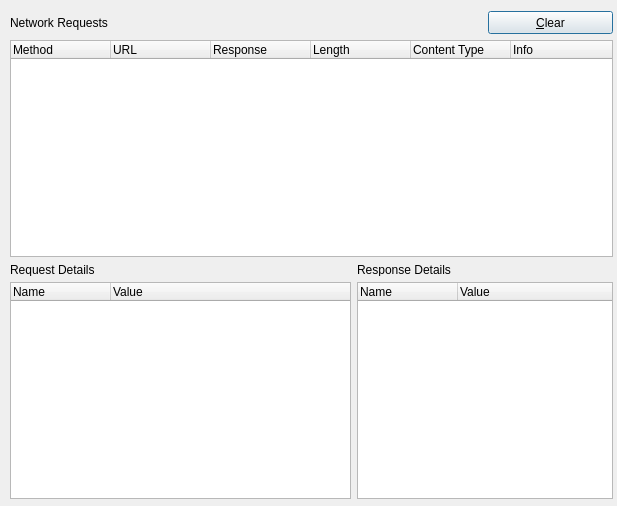
<?xml version="1.0" encoding="UTF-8"?>
<ui version="4.0">
 <class>Dialog</class>
 <widget class="QDialog" name="Dialog">
  <property name="geometry">
   <rect>
    <x>0</x>
    <y>0</y>
    <width>617</width>
    <height>506</height>
   </rect>
  </property>
  <property name="windowTitle">
   <string>Dialog</string>
  </property>
  <widget class="QLabel" name="label">
   <property name="geometry">
    <rect>
     <x>10</x>
     <y>11</y>
     <width>341</width>
     <height>23</height>
    </rect>
   </property>
   <property name="text">
    <string>Network Requests</string>
   </property>
  </widget>
  <widget class="QTreeWidget" name="requestDetails">
   <property name="geometry">
    <rect>
     <x>10</x>
     <y>282</y>
     <width>341</width>
     <height>217</height>
    </rect>
   </property>
   <column>
    <property name="text">
     <string>Name</string>
    </property>
   </column>
   <column>
    <property name="text">
     <string>Value</string>
    </property>
   </column>
  </widget>
  <widget class="QLabel" name="label_2">
   <property name="geometry">
    <rect>
     <x>10</x>
     <y>263</y>
     <width>341</width>
     <height>13</height>
    </rect>
   </property>
   <property name="text">
    <string>Request Details</string>
   </property>
  </widget>
  <widget class="QLabel" name="label_3">
   <property name="geometry">
    <rect>
     <x>357</x>
     <y>263</y>
     <width>125</width>
     <height>13</height>
    </rect>
   </property>
   <property name="text">
    <string>Response Details</string>
   </property>
  </widget>
  <widget class="QPushButton" name="clearButton">
   <property name="geometry">
    <rect>
     <x>488</x>
     <y>11</y>
     <width>125</width>
     <height>23</height>
    </rect>
   </property>
   <property name="text">
    <string>&amp;Clear</string>
   </property>
  </widget>
  <widget class="QTreeWidget" name="responseDetails">
   <property name="geometry">
    <rect>
     <x>357</x>
     <y>282</y>
     <width>256</width>
     <height>217</height>
    </rect>
   </property>
   <column>
    <property name="text">
     <string>Name</string>
    </property>
   </column>
   <column>
    <property name="text">
     <string>Value</string>
    </property>
   </column>
  </widget>
  <widget class="QTreeWidget" name="requestList">
   <property name="geometry">
    <rect>
     <x>10</x>
     <y>40</y>
     <width>603</width>
     <height>217</height>
    </rect>
   </property>
   <property name="alternatingRowColors">
    <bool>true</bool>
   </property>
   <property name="rootIsDecorated">
    <bool>false</bool>
   </property>
   <column>
    <property name="text">
     <string>Method</string>
    </property>
   </column>
   <column>
    <property name="text">
     <string>URL</string>
    </property>
   </column>
   <column>
    <property name="text">
     <string>Response</string>
    </property>
   </column>
   <column>
    <property name="text">
     <string>Length</string>
    </property>
   </column>
   <column>
    <property name="text">
     <string>Content Type</string>
    </property>
   </column>
   <column>
    <property name="text">
     <string>Info</string>
    </property>
   </column>
  </widget>
 </widget>
 <resources/>
 <connections/>
</ui>
